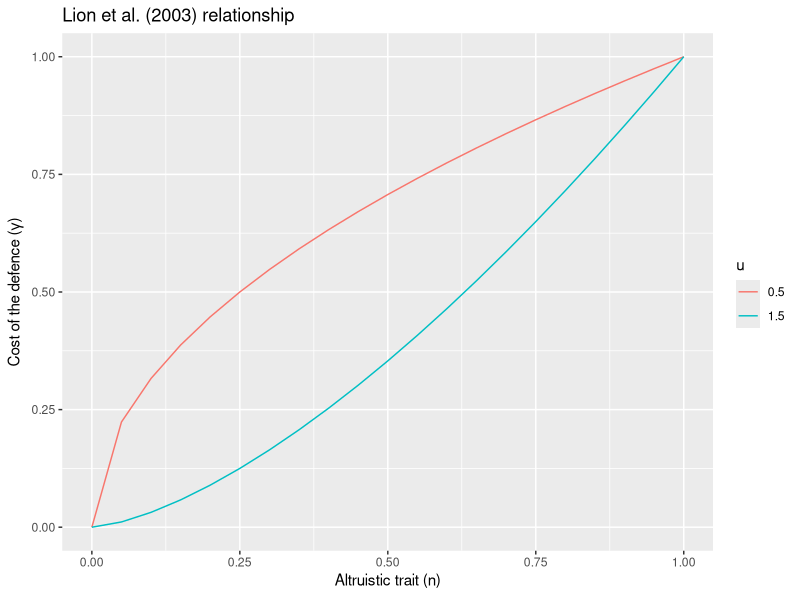
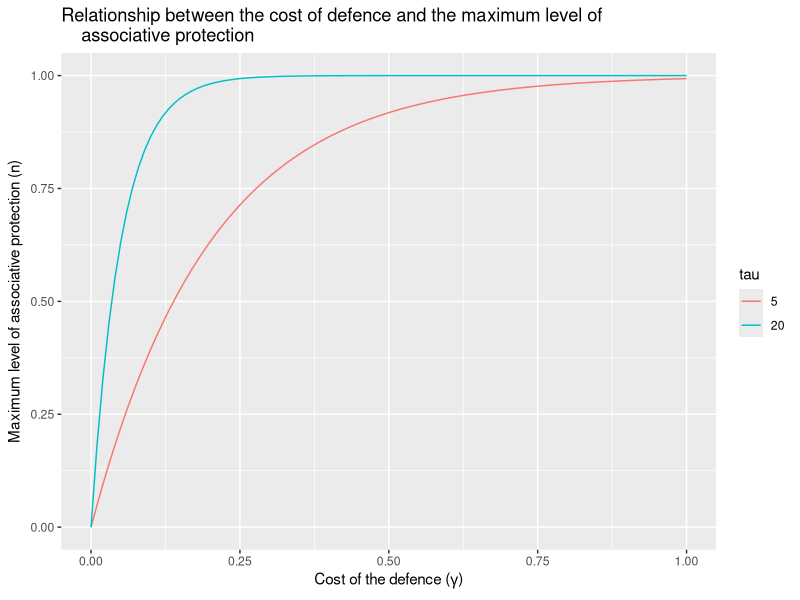
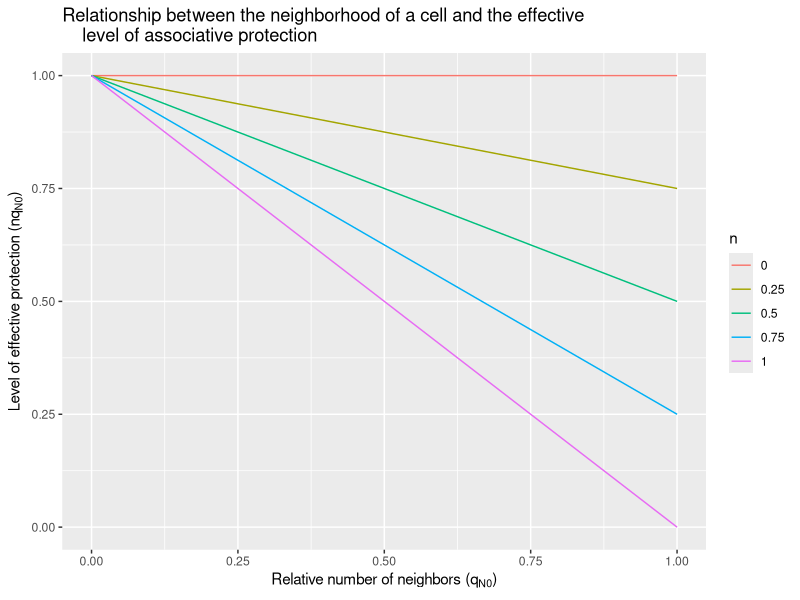
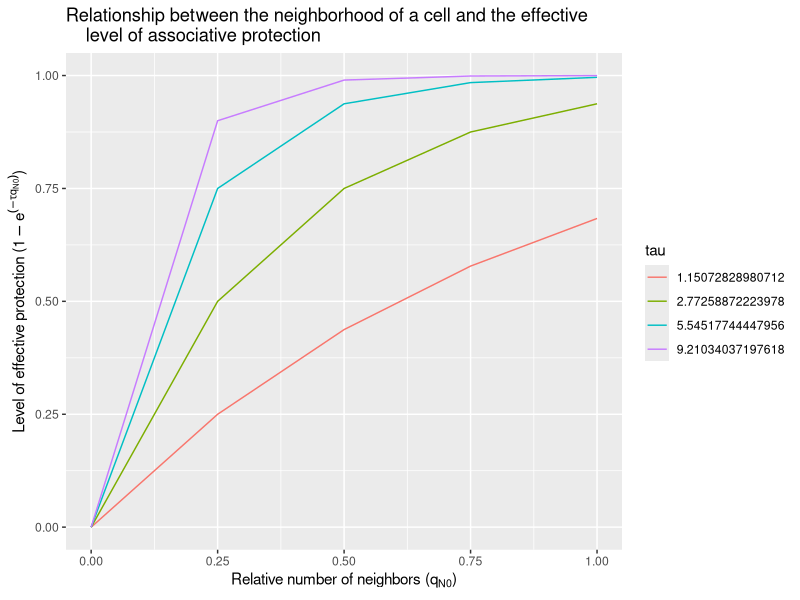
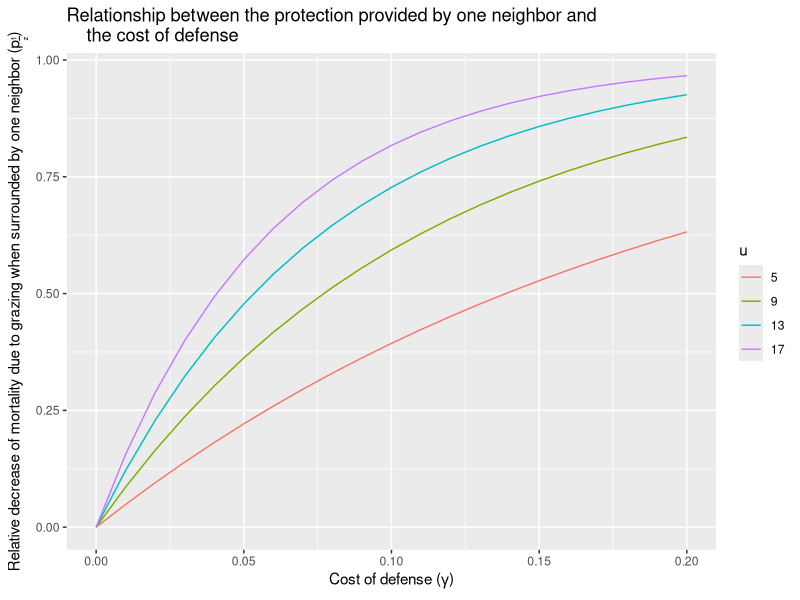

Here is the R script that generated these plots, in order:
## ---- chunk 1
library(tidyverse)
library(magrittr)
## ---- chunk 2
gamma_lion <- function(n, u = 0.3, K = 1) {
  K*n^u
}
factors <- list(n = seq(0, 1, .05), u = c(.5, 1.5))
df <- expand.grid(factors)
df %<>% dplyr::mutate(
  gamma1 = purrr::map2_dbl(n,u, gamma_lion),
  u = as.factor(u)
  )

p <- ggplot(df, aes(x = n, y = gamma1, group = u))
p + geom_line(aes(colour = u), linetype = 1) +
  labs(y = expression(paste("Cost of the defence (", gamma, ")")), 
    x = expression(paste("Altruistic trait (", n, ")")), 
    title = "Lion et al. (2003) relationship")
## ---- chunk 3
#Function
gamma_asymp <- function(gamma1, tau = 20) {
  1 - exp(-tau*gamma1)
}

#Data
factors <- list(gamma1 = seq(0, 1, .01), tau = c(5, 20))
df <- expand.grid(factors) 
df %<>% 
  dplyr::mutate(
  n = purrr::map2_dbl(gamma1, tau, gamma_asymp),
  tau = as.factor(tau)
  )

#Plot
p <- ggplot(df, aes(x = gamma1, y = n, group = tau))
p + geom_line(aes(colour = tau), linetype = 1) +
  labs(
    y = expression(paste("Maximum level of associative protection (", n, ")")),
    x = expression(paste("Cost of the defence (", gamma, ")")), 
    title = "Relationship between the cost of defence and the maximum level of
    associative protection")
## ---- chunk 4
#Function
linear_protection_inc <- function(q_n0, n = 1) {
  1 -  q_n0*n
}

#Data
factors <- list(q_n0 = seq(0, 1, .25), n = seq(0, 1, 0.25))
df <- expand.grid(factors) 
df %<>% 
  dplyr::mutate(
  protection = purrr::map2_dbl(q_n0, n, linear_protection_inc),
  n = as.factor(n)
  )

#Plot
p <- ggplot(df, aes(x = q_n0, y = protection, group = n))
p + geom_line(aes(colour = n), linetype = 1) +
  labs(
    y = expression(paste("Level of effective protection (", n*q[N0], ")")),
    x = expression(paste("Relative number of neighbors (", q[N0], ")")), 
    title = "Relationship between the neighborhood of a cell and the effective 
    level of associative protection")
## ---- chunk 5
compute_tau <- function(p = 9/10, q = 1/4) {
  log(-1/(p - 1))/q
}
## ---- chunk 6
exp_grazing_protection <- function(q_n0, tau = 20) {
  1 - exp(- tau * q_n0) 
}

factors <- list(
  q_n0 = seq(0, 1, .25),
  tau = compute_tau(
    p = c(1/4, 1/2, 3/4, 9/10), 
    q = 1/4)
  )
df <- expand.grid(factors) 
df %<>% 
  dplyr::mutate(
  protection = purrr::map2_dbl(q_n0, tau, exp_grazing_protection),
  tau = as.factor(tau)
  )

#Plot
p <- ggplot(df, aes(x = q_n0, y = protection, group = tau))
p + geom_line(aes(colour = tau), linetype = 1) +
  labs(
    y = expression(paste("Level of effective protection (", 1 - e^(- tau * q[N0]),
	")")), 
    x = expression(paste("Relative number of neighbors (", q[N0], ")")), 
    title = "Relationship between the neighborhood of a cell and the effective
    level of associative protection")
## ---- chunk 7
compute_p_one_z <- function(gamma1, u) {
 1 - exp(- u * gamma1)
}

factors <- list(
  gamma1 = seq(0, .2, .01),
  u = seq(5, 20, 4)
  )

df <- expand.grid(factors) 
df %<>% 
  dplyr::mutate(
  tau = purrr::pmap_dbl(list(gamma1, u), compute_p_one_z),
  u = as.factor(u),
  )

#Plot
p <- ggplot(df, aes(x = gamma1, y = tau))
p + geom_line(aes(colour = u)) +
  labs(
    y = expression(paste("Relative decrease of mortality due to grazing when surrounded by one neighbor ","(", p[frac(1,z)], ")")), 
    x = expression(paste("Cost of defense (", gamma, ")")), 
    title = "Relationship between the protection provided by one neighbor and
    the cost of defense")
